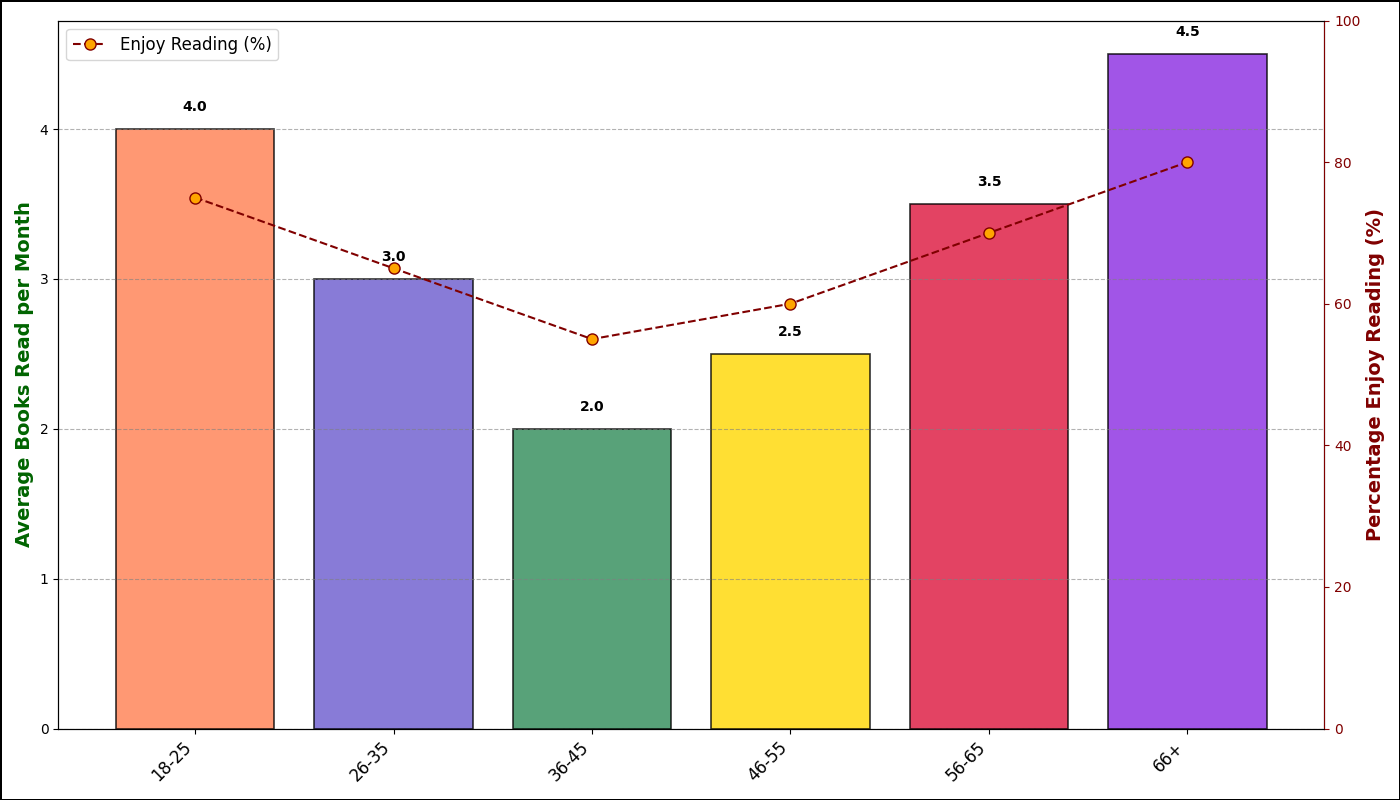

This figure's Python source:
import matplotlib.pyplot as plt
import numpy as np

# Data for the chart
age_groups = ['18-25', '26-35', '36-45', '46-55', '56-65', '66+']
avg_books_read = [4, 3, 2, 2.5, 3.5, 4.5]
enjoy_reading_percentages = [75, 65, 55, 60, 70, 80]

# Positions for bars
positions = np.arange(len(age_groups))

# Create figure and axes
fig, ax1 = plt.subplots(figsize=(14, 8))

# Bar chart for average books read
bar_colors = ['#FF7F50', '#6A5ACD', '#2E8B57', '#FFD700', '#DC143C', '#8A2BE2']
bars = ax1.bar(positions, avg_books_read, color=bar_colors, alpha=0.8, edgecolor='black', linewidth=1.2)

# X-axis labels
ax1.set_xticks(positions)
ax1.set_xticklabels(age_groups, fontsize=12, rotation=45, ha='right')

# Y-axis label and grid for the primary axis
ax1.set_ylabel('Average Books Read per Month', fontsize=14, color='darkgreen', fontweight='bold')
ax1.yaxis.grid(True, linestyle='--', which='major', color='grey', alpha=0.6)

# Secondary y-axis for enjoyment percentages
ax2 = ax1.twinx()
ax2.set_ylabel('Percentage Enjoy Reading (%)', fontsize=14, color='maroon', fontweight='bold')
ax2.plot(positions, enjoy_reading_percentages, color='maroon', linestyle='--', marker='o', markersize=8, markerfacecolor='orange', label="Enjoy Reading (%)")
ax2.set_ylim(0, 100)
ax2.tick_params(axis='y', colors='maroon')
ax2.spines['right'].set_color('maroon')

# Annotate the bars with average books read
for bar, value in zip(bars, avg_books_read):
    ax1.text(bar.get_x() + bar.get_width()/2, value + 0.1, f'{value:.1f}', ha='center', va='bottom', fontweight='bold', fontsize=10)

# Add legend for the secondary axis
ax2.legend(loc='upper left', fontsize=12)

# Add a border around the figure (not plot)
plt.gcf().patch.set_edgecolor('black')
plt.gcf().patch.set_linewidth(2)

# Adjust layout for readability
plt.tight_layout()

# Show plot
plt.show()
